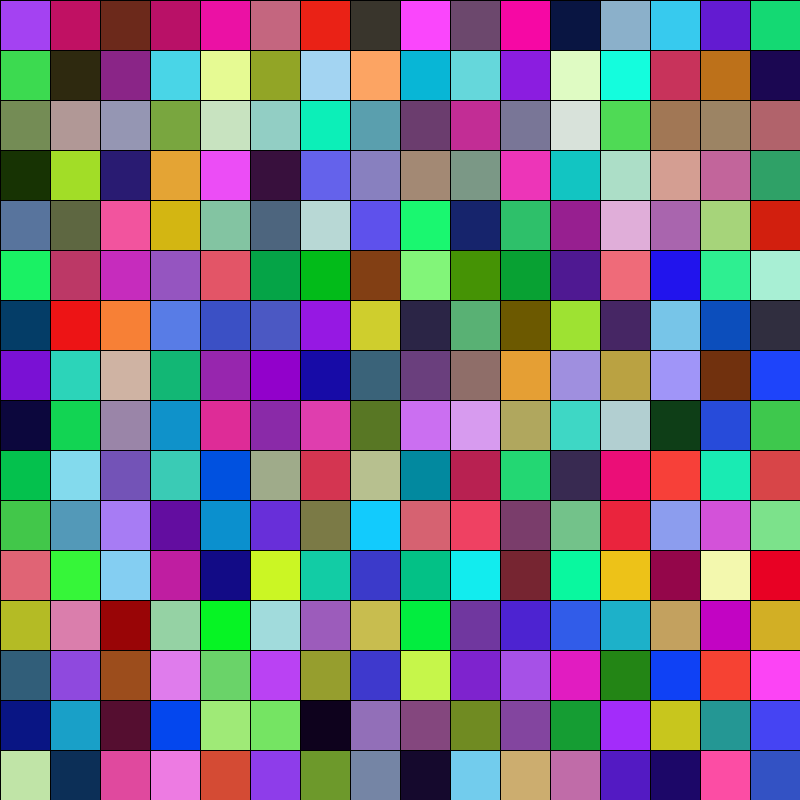
Frame 1 (no input)
Frame 60 (the mouse pressed at the canvas centre just before this capture): identical to frame 1, image omitted
Frame 120 (the mouse held since frame 60 and released just before this capture): identical to frame 1, image omitted

The Processing sketch that drew this single still picture (run headless with seeded random() and noise(); from frame 60 on, the mouse is pressed at the canvas centre):

// Processing sketch: MultiColouredGrid
// ── MultiColouredGrid.pde
//Parker McClocklin  
//october 22nd 2019
//CompSci30
//multicoloured grid

int squareSize = 50;
int randColour = 255;


void setup() {
  size(800, 800);
  drawGrid();
}

void draw() {
}

void keyPressed() {
  randColour += 20;
  fill(random(randColour), random(randColour), random(randColour));
  drawGrid();
  if (randColour < 20) {
    randColour = 255;
  }
}

void mousePressed() {
  drawGrid();
  if (mouseButton == RIGHT) {
    squareSize += 5;
  }
  if (mouseButton == LEFT) {
    squareSize -= 5;
  }
  if (squareSize > 150 || squareSize < 5) {
    squareSize = 50;
  }
}

void drawGrid() {
  for (int x = 0; x < width; x += squareSize) {
    for (int y = 0; y < height; y += squareSize) {
      fill(random(randColour), random(randColour), random(randColour));
      rect(x, y, squareSize, squareSize);
    }
  }
}
